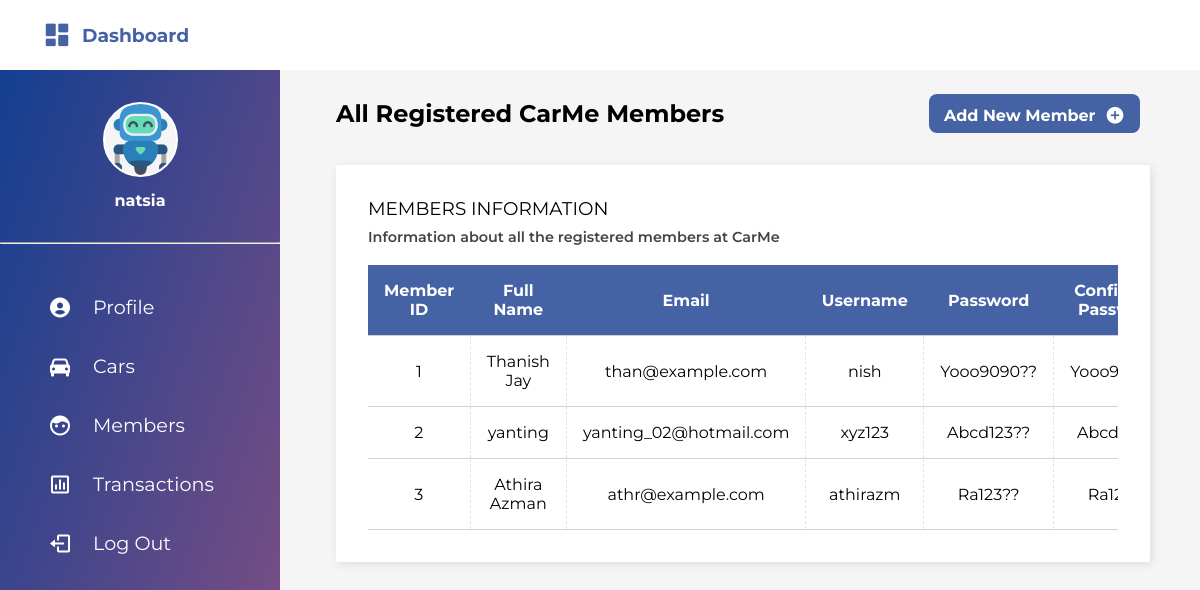
Page /admin_dashboard/members.php (signed in) on the earlier database version.
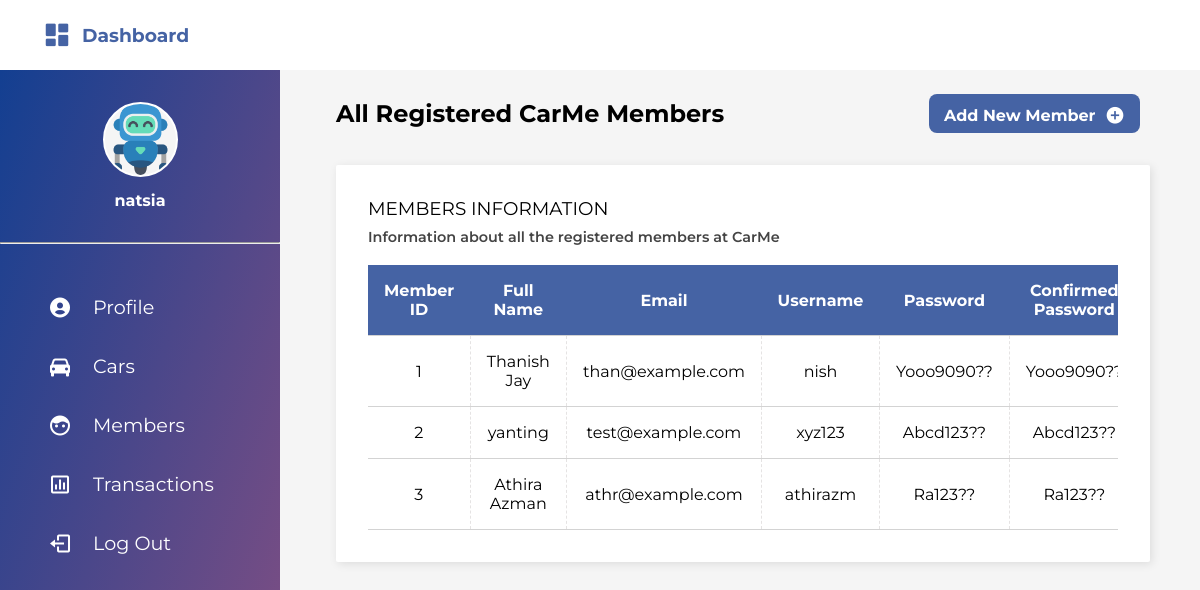
Same page on the later database version.
### tables this page shows
CREATE TABLE `registration` (
  `memberID` int(11) NOT NULL,
  `fullname` varchar(250) NOT NULL,
  `username` varchar(200) NOT NULL,
  `email` varchar(150) NOT NULL,
  `password` varchar(250) NOT NULL,
  `confirmpw` varchar(250) NOT NULL
);

### admin_dashboard/members.php (the view, shortened to what this page needs)
<?php
include "../config_php/configuration.php";
if(isset($_SESSION["adminID"]) && isset($_SESSION["admin_username"]))
{
?>
<!DOCTYPE html>
<html>
    <head>
        <link rel="stylesheet" href="../css/admin_dashboard.css">
        <link rel="stylesheet" href="https://cdn.jsdelivr.net/npm/boxicons@latest/css/boxicons.min.css">
    </head>
    <body>
        <header class="header-bar">
            <h3>
                <label for="">
                    <a class="bx bxs-dashboard" id="admin_dashboard" onclick="openSideBar()"></a>
                </label>
                Dashboard
            </h3>
        </header>
        <div class="sidebar" id="sidebar">
            <div class="avatar-wrapper">
                <img src="../images/flaticon_robot.png" alt="admin avatar">
                <h4>
                    <?php
                        echo $_SESSION["admin_username"];
                    ?>
                </h4>
            </div>
            <hr>
            <div class="sidebar-menu">
                <ul>
                    <li>
                        <a href="profile.php"><span class="bx bxs-user-circle" id="profile-icon"></span>
                        <span>Profile</span></a>
                    </li>
                    <li>
                        <a href="cars.php"><span class="bx bxs-car" id="cars-icon"></span>
                        <span>Cars</span></a>
                    </li>
                    <li>
                        <a href="members.php"><span class="bx bxs-face" id="members-icon"></span>
                        <span>Members</span></a>
                    </li>
                    <li>
                        <a href="transactions.php"><span class='bx bx-bar-chart-square' id="transactions-icon"></span>
                        <span>Transactions</span></a>
                    </li>
                    <li>
                        <a href="admin_logout.php"><span class='bx bx-log-out' id="logout-icon"></span>
                        <span>Log Out</span></a>
                    </li>
                </ul>
            </div>
        </div>
        <div class="main-content">
            <div class="registered-members">
                <div class="page-header-members">
                    <h2>All Registered CarMe Members</h2>
                    <div class="add-mbr-button" id="add-mbr-button">
                        <a href="add_members.php" class="add-mbr" id="add-mbr"><button>Add New Member <i class='bx bxs-plus-circle' id="addIcon"></i></button></a>
                    </div>
                </div>
                <div class="grid">
                    <div class="mbr-info">
                        <div class="grid-content">
                            <div class="grid-head">
                                <span>Members Information</span>
                                <br>
                                <p>Information about all the registered members at CarMe</p>
                            </div>
                            <br>
                            <div class="grid-body-mbr">
                                <table>
                                    <thead>
                                        <tr>
                                            <th>Member ID</th>
                                            <th>Full Name</th>
                                            <th>Email</th>
                                            <th>Username</th>
                                            <th>Password</th>
                                            <th>Confirmed Password</th>
                                        </tr>
                                    </thead>
                                    <tbody>
                                        <?php
                                            $sql = "SELECT * FROM registration";
                                            global $connection;
                                            $result = mysqli_query($connection,$sql);
                                            while($row = mysqli_fetch_array($result, MYSQLI_ASSOC))
                                            {
                                                echo"<tr>";
                                                echo "<td>".$row["memberID"]."</td>";
                                                echo "<td>".$row["fullname"]."</td>";
                                                echo "<td>".$row["email"]."</td>";
                                                echo "<td>".$row["username"]."</td>";
                                                echo "<td>".$row["password"]."</td>";
                                                echo "<td>".$row["confirmpw"]."</td>";
                                        ?>
                                        <?php
                                                echo "</tr>";
                                            }
                                        ?>
                                    </tbody>
                                </table>
                            </div>
                        </div>
                    </div>
                </div>
            </div>
        </div>
    </body>
</html>
<?php
}
else
{
    header("Location: ../index.php");
    exit();
}
?>

### css/admin_dashboard.css (style rules this page uses)
* { font-family:"Montserrat", Verdana , sans-serif; margin: 0; padding: 0; box-sizing: border-box; scroll-padding-top: 2rem; scroll-behavior: smooth; list-style: none; text-decoration: none; }
:root { --orange-tone: rgb(255, 165, 0); --blue-tone: rgb(69, 99, 164); --beige-tone: rgb(255, 244, 207); --red--tone: rgb(171, 2, 2); --text-color: #444; --gradient: linear-gradient(to top left, rgb(138, 80, 130),rgb(19, 63, 145)); --gradient2: linear-gradient(to top left, rgb(38, 65, 194),rgb(1, 191, 253)); }
body { background-color: whitesmoke; }
header { height: 60px; display: flex; justify-content: space-between; align-items: center; background: white; padding: 2.2rem 2rem; position: fixed; width: 100%; z-index: 4; }
header h3 { color: var(--blue-tone); display: flex; align-items: center; }
#admin_dashboard { font-size: 30px; color: var(--blue-tone); margin: 10px; rotate: 0deg; }
.sidebar { width: 280px; position: fixed; left: 0; top: 70px; height: 100%; background: var(--gradient); z-index: 3; overflow-x: hidden; }
.avatar-wrapper { margin: 2rem 0rem; text-align: center ; color: white; }
.avatar-wrapper img { width: 75px; margin-bottom: 10px; background-color: whitesmoke; border-radius: 50%; border: 2px solid white; }
.sidebar-menu { margin: 3rem 2rem; }
.sidebar-menu ul { margin-bottom: 2rem; }
.sidebar-menu li { margin-bottom: 2rem; color: white; width: 100%; }
.sidebar-menu a { display: block; padding-left: 10px; color: white; font-size: 1.2rem; padding-left: 1rem; }
.sidebar-menu a span:first-child { font-size: 1.5rem; padding-right: 1rem; transform: translateY(4px); }
.main-content { margin-left: 280px; margin-right: 15px; z-index: 2; top: 70px; position: relative; }
.profile, .allCars, .registered-members { padding: 1.5rem; min-height: calc(100vh - 70px); }
.page-header-profile, .page-header-car, .page-header-members, .page-header-trans { display: flex; justify-content: space-between; align-items: center; }
.page-header-profile h2, .page-header-car h2, .page-header-members h2, .page-header-trans h2 { margin-left: 2rem; }
.edit-profile-button button, .add-car-button button, .add-mbr-button button { background: var(--blue-tone); color: white; border-radius: 0.5rem; padding: 8px 15px; border: none; font-weight: bold; font-size: 1rem; margin-right: 21px; }
#edit, #addIcon { padding-left: 5px; font-size: 20px; transform: translateY(3px); }
.grid { display: block; margin: 2rem; width: 95%; }
.admin-info, .login-info, .car-info, .mbr-info, .transaction-info { background: white; padding: 2rem; box-shadow: 2px 2px 10px rgba(0, 0, 0, 0.1); border-radius: 2px; width: 100%; }
.grid-head span { text-transform: uppercase; color: black; font-size: 1.15rem; }
.grid-head p { font-size: 0.9rem; font-weight: 600; color: var(--text-color); margin-top: 8px; }
.grid-body-profile, .grid-body-cars, .grid-body-mbr, .grid-body-transaction { overflow-x: auto; }
.grid-body-profile table, .grid-body-cars table, .grid-body-mbr table, .grid-body-transaction table { width: 100%; vertical-align: middle; border-collapse: collapse; }
.grid-body-cars th, .grid-body-cars td, .grid-body-mbr th, .grid-body-mbr td, .grid-body-transaction th, .grid-body-transaction td { text-align: center; padding: 1rem 1rem; }
.grid-body-cars th, .grid-body-mbr th, .grid-body-transaction th { background-color: var(--blue-tone); color: white; border-bottom: 1px solid lightgrey; }
.grid-body-cars tr, .grid-body-mbr tr, .grid-body-transaction tr { border-bottom: 1px solid lightgrey; }
.grid-body-cars td, .grid-body-mbr td, .grid-body-transaction td { border-left: 1px dashed rgb(229, 227, 227); }
.grid-body-cars table tr:first-child td, .grid-body-mbr table tr:first-child td, .grid-body-transaction table tr:first-child td { border-top: 0; }
.grid-body-cars table tr td:first-child, .grid-body-mbr table tr td:first-child, .grid-body-transaction table tr td:first-child { border-left: 0; }
.grid-body-cars table tr:last-child td, .grid-body-mbr table tr:last-child td, .grid-body-transaction table tr tr:last-child { border-bottom: 0; }

Differences in the rows shown:
changed registration "yanting": email "yanting_02@hotmail.com" → "test@example.com"
